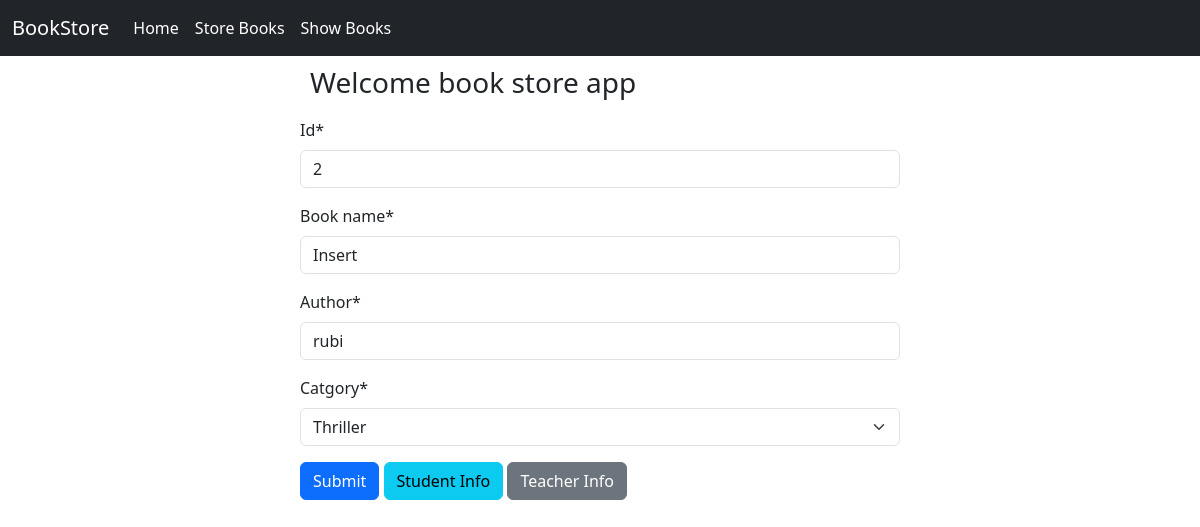
The page /edit_book/2 on the database its author committed.
### book/models.py (models this page shows)
class BookStoreModel(models.Model):
    CATGORY=(
        ('Mystery','Mystery'),
        ('Thriller','Thriller'),
        ('Sci-Fi','Sci-Fi'),
        ('Humor','Humor'),
        ('Horror','Horror'),
    )
    id =models.IntegerField(primary_key=True)
    book_name=models.CharField(max_length=30)
    author=models.CharField(max_length=30)
    catgory=models.CharField(max_length=20,choices=CATGORY)
    first_pub=models.DateTimeField(auto_now_add=True)#ekdom first date aita
    last_pub=models.DateTimeField(auto_now=True)#tarpor jjoto par update hobe tar date aita

### book/views.py (the view)
# urls.py: path("edit_book/<int:id>",editbook,name="editbook"),
def editbook(request,id):
    book=BookStoreModel.objects.get(pk=id)
    form=BookStoreFrom(instance=book)
    if request.method=='POST':
        book=BookStoreFrom(request.POST,instance=book)
        if book.is_valid():
            book.save()
            return redirect('showbook')
    return render(request,"store-book.html",{'form':form})

### book/forms.py (shortened to what this page needs)
class BookStoreFrom(forms.ModelForm):
   class Meta:
       model=BookStoreModel
       exclude=['first_pub','last_pub']

### book/templates/store-book.html (shortened to what this page needs)
{% extends "base.html" %}
{% load crispy_forms_tags%}
{%block content %}
<div style="width:50%; margin:auto;">
    <h3 style="padding: 10px;">Welcome book store app</h3>
    <form method="POST">
    {{form|crispy}}
    <button class="btn btn-primary" type="submit">Submit</button>
    <a href="{%url 'StudentInfo'%}" class="btn btn-info" type="submit">Student Info</a>
    <a class="btn btn-secondary" type="submit">Teacher Info</a>
  </form>
</div>
{%endblock%}

### rows shown on the page
BookStoreModel: id "2", book_name "Insert", author "rubi", catgory "Thriller"
